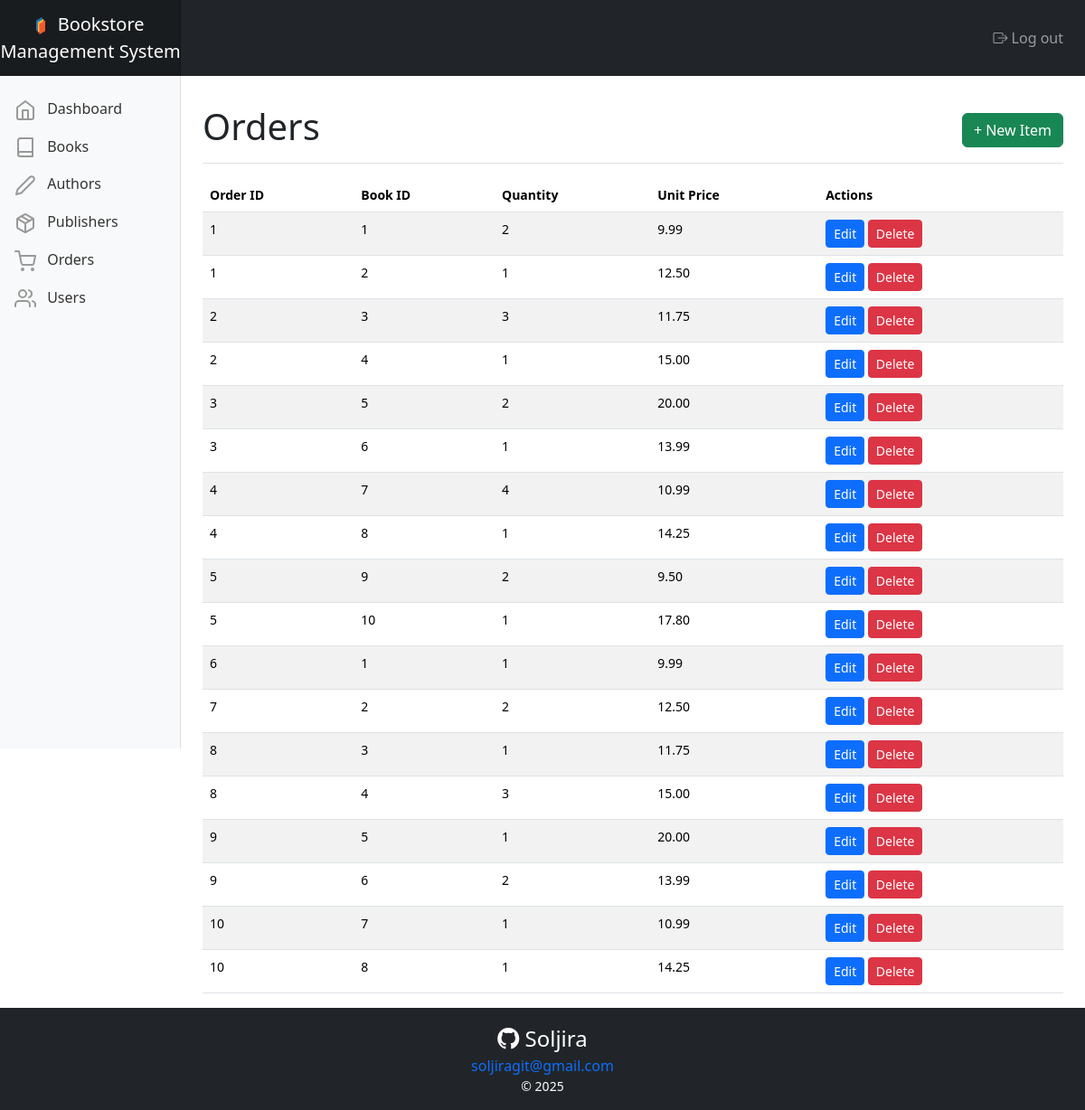
/navigation/orders.php (signed in), run on the app's committed database.
### tables this page shows
CREATE TABLE IF NOT EXISTS orderItemTable (
    orderID INT NOT NULL,
    bookID INT NOT NULL,
    quantity INT NOT NULL DEFAULT 1,
    unitPrice DECIMAL(10,2),
    createdAt DATETIME DEFAULT CURRENT_TIMESTAMP,
    PRIMARY KEY (orderID, bookID),
    FOREIGN KEY (orderID) REFERENCES orderTable(orderID),
    FOREIGN KEY (bookID) REFERENCES bookTable(bookID)
);

### public/php-scripts/populate-table.php (the view, shortened to what this page needs)
<?php
    function populateTable($table, $conn) {
        $sql = "SELECT * FROM $table";
        $result = mysqli_query($conn, $sql);
        if (mysqli_num_rows($result) > 0) {
            while ($row = mysqli_fetch_assoc($result)) {
                switch ($table) {
                        ?>
                        <?php
                    case "orderItemTable":
                        ?>
                        <tr>
                            <td><?php echo htmlspecialchars($row['orderID']) ?></td>
                            <td><?php echo htmlspecialchars($row['bookID']) ?></td>
                            <td><?php echo htmlspecialchars($row['quantity']) ?></td>
                            <td><?php echo htmlspecialchars($row['unitPrice']) ?></td>
                            <td>
                                <a class="btn btn-primary btn-sm" href="../actions/edit.php?orderID=<?php echo $row['orderID']?>">Edit</a>
                                <form method="POST" action="../actions/delete.php" style="display:inline;">
                                    <button type="submit" class="btn btn-danger btn-sm"
                                        onclick="return confirm('Are you sure you want to delete this?');">
                                        Delete
                                    </button>
                                </form>
                            </td>
                        </tr>
                        <?php
                        break;
                        ?>
                        <?php
                }
            }
        } else {
            echo '<tr><td colspan="8">No data found.</td></tr>';
        }
    }
?>

### public/css/dashboard.css (style rules this page uses)
body { font-size: .875rem; }
.feather { width: 24px; height: 24px; vertical-align: text-center; }
.sidebar { position: fixed; top: 0; bottom: 0; left: 0; z-index: 100; padding: 0; box-shadow: inset -1px 0 0 rgba(0, 0, 0, .1); }
.sidebar .nav-link { font-weight: 500; color: #333; }
.sidebar .nav-link .feather { margin-right: 4px; color: #999; }
.navbar-brand { padding-top: .75rem; padding-bottom: .75rem; font-size: 1rem; background-color: rgba(0, 0, 0, .25); box-shadow: inset -1px 0 0 rgba(0, 0, 0, .25); }

### data on the page
orderitemtable: orderID "1", bookID "1", quantity "2", unitPrice "9.99"
orderitemtable: orderID "1", bookID "2", quantity "1", unitPrice "12.50"
orderitemtable: orderID "2", bookID "3", quantity "3", unitPrice "11.75"
orderitemtable: orderID "2", bookID "4", quantity "1", unitPrice "15.00"
orderitemtable: orderID "3", bookID "5", quantity "2", unitPrice "20.00"
orderitemtable: orderID "3", bookID "6", quantity "1", unitPrice "13.99"
orderitemtable: orderID "4", bookID "7", quantity "4", unitPrice "10.99"
orderitemtable: orderID "4", bookID "8", quantity "1", unitPrice "14.25"
orderitemtable: orderID "5", bookID "9", quantity "2", unitPrice "9.50"
orderitemtable: orderID "5", bookID "10", quantity "1", unitPrice "17.80"
orderitemtable: orderID "6", bookID "1", quantity "1", unitPrice "9.99"
orderitemtable: orderID "7", bookID "2", quantity "2", unitPrice "12.50"
orderitemtable: orderID "8", bookID "3", quantity "1", unitPrice "11.75"
orderitemtable: orderID "8", bookID "4", quantity "3", unitPrice "15.00"
orderitemtable: orderID "9", bookID "5", quantity "1", unitPrice "20.00"
orderitemtable: orderID "9", bookID "6", quantity "2", unitPrice "13.99"
orderitemtable: orderID "10", bookID "7", quantity "1", unitPrice "10.99"
orderitemtable: orderID "10", bookID "8", quantity "1", unitPrice "14.25"
